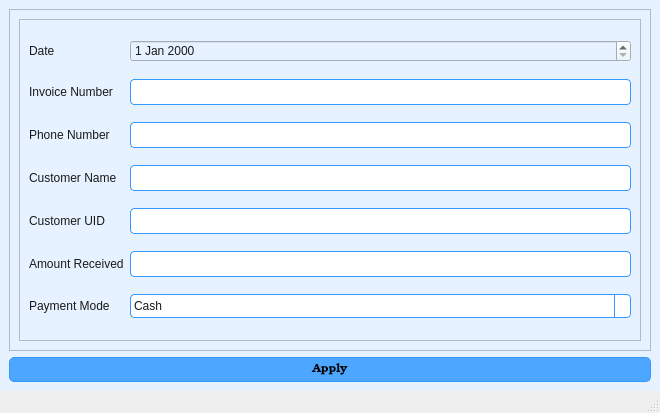
<?xml version="1.0" encoding="UTF-8"?>
<ui version="4.0">
 <class>MainWindow</class>
 <widget class="QMainWindow" name="MainWindow">
  <property name="geometry">
   <rect>
    <x>0</x>
    <y>0</y>
    <width>660</width>
    <height>413</height>
   </rect>
  </property>
  <property name="windowTitle">
   <string>MainWindow</string>
  </property>
  <widget class="QWidget" name="centralwidget">
   <property name="styleSheet">
    <string notr="true">/* Global font and base style for all widgets */
QWidget {
font:  9pt &quot;Bookman Old Style&quot;;

    color: #1a1a1a;
    background-color: #e6f2ff; /* very light blue background */
}

/* QPushButton */
QPushButton {
    background-color: #4da6ff; /* light blue */
    color: black;
    border: 1px solid #3399ff;
    border-radius: 5px;
    padding: 5px 10px;
}

QPushButton:hover {
    background-color: #3399ff;
}

QPushButton:pressed {
    background-color: #007acc;
}

/* QLineEdit */
QLineEdit {
    border: 1px solid #3399ff;
    border-radius: 4px;
    padding: 4px;
    background-color: #ffffff;
    selection-background-color: #99ccff;
}

/* QTextEdit */
QTextEdit {
    border: 1px solid #3399ff;
    border-radius: 4px;
    background-color: #ffffff;
    selection-background-color: #99ccff;
}

/* QLabel */
QLabel {
    color: #1a1a1a;
    font-weight: normal;
}

/* QComboBox */
QComboBox {
    border: 1px solid #3399ff;
    border-radius: 4px;
    padding: 3px;
    background-color: #ffffff;
}

QComboBox::drop-down {
    border-left: 1px solid #3399ff;
}

QComboBox QAbstractItemView {
    background-color: #e6f2ff;
    selection-background-color: #99ccff;
}

/* QTableView / QTreeView */
QTableView, QTreeView {
    gridline-color: #3399ff;
    background-color: #ffffff;
    alternate-background-color: #f2f9ff;
    selection-background-color: #99ccff;
}

/* QHeaderView for tables */
QHeaderView::section {
    background-color: #4da6ff;
    color: white;
    padding: 4px;
    border: 1px solid #3399ff;
}

/* QCheckBox and QRadioButton */
QCheckBox, QRadioButton {
    spacing: 5px;
}

QCheckBox::indicator, QRadioButton::indicator {
    width: 16px;
    height: 16px;
}

/* QSlider */
QSlider::groove:horizontal {
    border: 1px solid #3399ff;
    height: 6px;
    background: #cce6ff;
    border-radius: 3px;
}

QSlider::handle:horizontal {
    background: #4da6ff;
    border: 1px solid #3399ff;
    width: 12px;
    margin: -5px 0;
    border-radius: 6px;
}

/* QProgressBar */
QProgressBar {
    border: 1px solid #3399ff;
    border-radius: 5px;
    text-align: center;
    background-color: #cce6ff;
}

QProgressBar::chunk {
    background-color: #4da6ff;
    width: 10px;
}

QGroupBox::title {
    font-weight: bold;
    color: #1a1a1a; /* optional: set title color */
    subcontrol-origin: margin;
    subcontrol-position: top left;
    padding: 0 3px;
}


/* Hover effect for enabled button */
QPushButton:hover:!disabled {
    background-color: #3399ff;
}

/* Pressed effect for enabled button */
QPushButton:pressed:!disabled {
    background-color: #007acc;
}

/* Disabled button */
QPushButton:disabled {
    background-color: #d9d9d9; /* light grey */
    color: #a6a6a6;           /* grey text */
    border: 1px solid #bfbfbf;
}


/* Drop-down button area */
QComboBox::drop-down {
    subcontrol-origin: padding;
    subcontrol-position: top right;
    width: 20px;
    border-left: 1px solid #3399ff;
    background-color: #4da6ff; /* light blue button */
    border-top-right-radius: 4px;
    border-bottom-right-radius: 4px;
    image:url(/Source_icon/chevrons-down.svg) /* custom arrow icon */
}
QComboBox::down-arrow {
    image: url(:/Source_icon/chevrons-down.svg);
    width: 12px;
    height: 12px;
}</string>
   </property>
   <layout class="QGridLayout" name="gridLayout">
    <item row="0" column="1">
     <widget class="QScrollArea" name="scrollArea">
      <property name="widgetResizable">
       <bool>true</bool>
      </property>
      <widget class="QWidget" name="scrollAreaWidgetContents">
       <property name="geometry">
        <rect>
         <x>0</x>
         <y>0</y>
         <width>636</width>
         <height>326</height>
        </rect>
       </property>
       <layout class="QGridLayout" name="gridLayout_3">
        <item row="0" column="0">
         <widget class="QFrame" name="frame">
          <property name="frameShape">
           <enum>QFrame::StyledPanel</enum>
          </property>
          <property name="frameShadow">
           <enum>QFrame::Raised</enum>
          </property>
          <layout class="QGridLayout" name="gridLayout_2">
           <item row="4" column="0">
            <widget class="QLabel" name="label_6">
             <property name="text">
              <string>Customer UID</string>
             </property>
            </widget>
           </item>
           <item row="6" column="0">
            <widget class="QLabel" name="label_3">
             <property name="text">
              <string>Payment Mode</string>
             </property>
            </widget>
           </item>
           <item row="0" column="0">
            <widget class="QLabel" name="label">
             <property name="text">
              <string>Date</string>
             </property>
            </widget>
           </item>
           <item row="0" column="3">
            <widget class="QDateEdit" name="IQDE_GenDate"/>
           </item>
           <item row="6" column="3">
            <widget class="QComboBox" name="IQCB_PayMode">
             <item>
              <property name="text">
               <string>Cash</string>
              </property>
             </item>
             <item>
              <property name="text">
               <string>Gpay</string>
              </property>
             </item>
             <item>
              <property name="text">
               <string>NIFT</string>
              </property>
             </item>
            </widget>
           </item>
           <item row="5" column="0">
            <widget class="QLabel" name="label_4">
             <property name="text">
              <string>Amount Received</string>
             </property>
            </widget>
           </item>
           <item row="2" column="0">
            <widget class="QLabel" name="label_2">
             <property name="text">
              <string>Phone Number</string>
             </property>
            </widget>
           </item>
           <item row="5" column="3">
            <widget class="QLineEdit" name="IQLE_Amount"/>
           </item>
           <item row="1" column="0">
            <widget class="QLabel" name="label_7">
             <property name="text">
              <string>Invoice Number</string>
             </property>
            </widget>
           </item>
           <item row="3" column="0">
            <widget class="QLabel" name="label_5">
             <property name="text">
              <string>Customer Name</string>
             </property>
            </widget>
           </item>
           <item row="1" column="3">
            <widget class="QLineEdit" name="IQLE_InvNumber">
             <property name="enabled">
              <bool>true</bool>
             </property>
             <property name="readOnly">
              <bool>true</bool>
             </property>
            </widget>
           </item>
           <item row="2" column="3">
            <widget class="QLineEdit" name="IQLE_PhoneNo">
             <property name="enabled">
              <bool>true</bool>
             </property>
             <property name="readOnly">
              <bool>true</bool>
             </property>
            </widget>
           </item>
           <item row="3" column="3">
            <widget class="QLineEdit" name="IQLE_CustomerName">
             <property name="enabled">
              <bool>true</bool>
             </property>
             <property name="readOnly">
              <bool>true</bool>
             </property>
            </widget>
           </item>
           <item row="4" column="3">
            <widget class="QLineEdit" name="IQLE_CustomerUID">
             <property name="enabled">
              <bool>true</bool>
             </property>
             <property name="readOnly">
              <bool>true</bool>
             </property>
            </widget>
           </item>
          </layout>
         </widget>
        </item>
       </layout>
      </widget>
     </widget>
    </item>
    <item row="1" column="1">
     <widget class="QPushButton" name="IQPB_Action">
      <property name="font">
       <font>
        <family>Bookman Old Style</family>
        <pointsize>9</pointsize>
        <weight>50</weight>
        <italic>false</italic>
        <bold>false</bold>
       </font>
      </property>
      <property name="text">
       <string>Apply</string>
      </property>
     </widget>
    </item>
   </layout>
  </widget>
  <widget class="QStatusBar" name="statusbar"/>
 </widget>
 <resources/>
 <connections/>
</ui>
